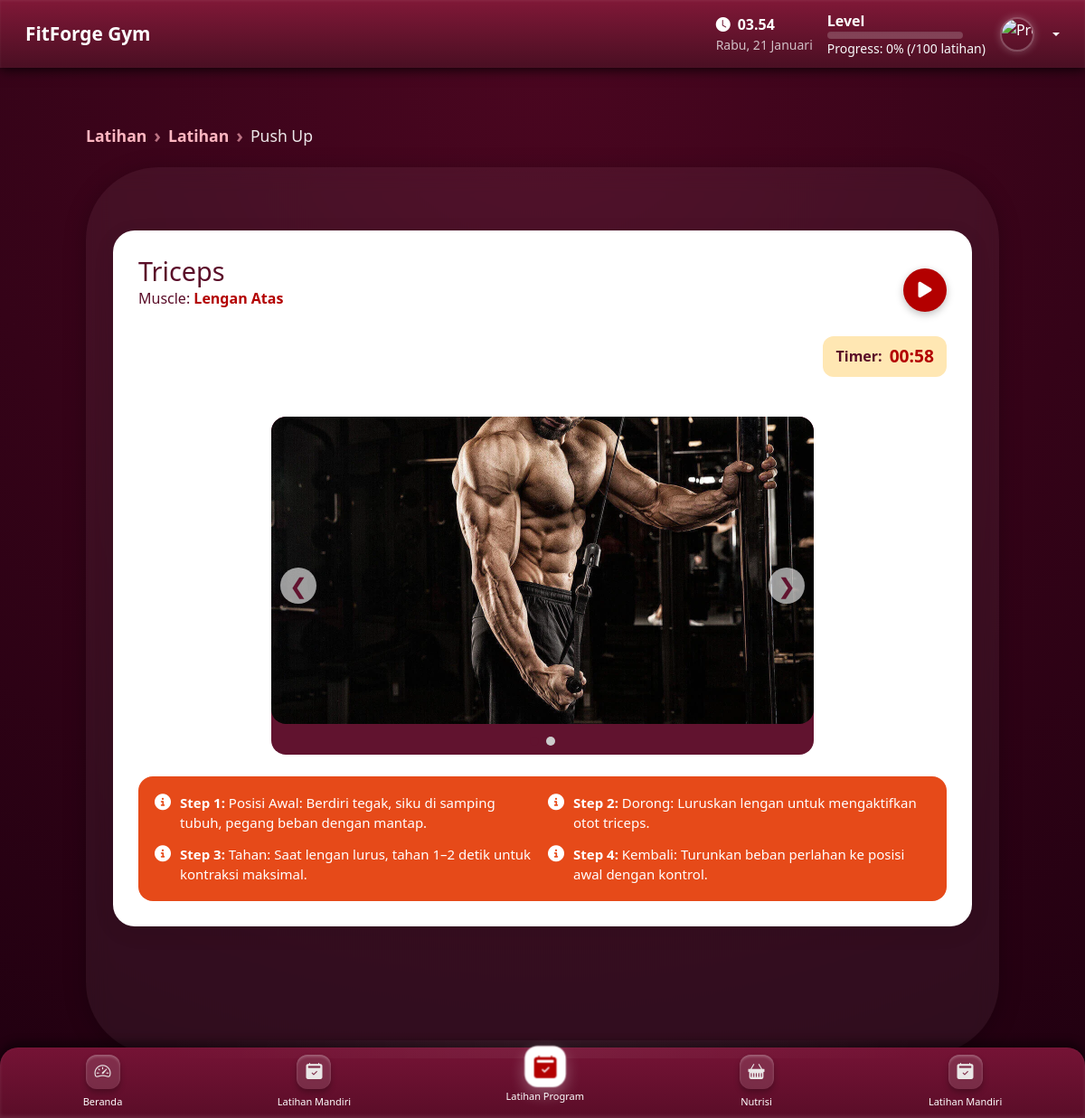
Page /dist/member/program_latihan/mulai_latihan.php?id_latihan=8 on the committed database.
### tables this page shows
CREATE TABLE `latihan` (
  `id_latihan` int(11) NOT NULL,
  `id_kategori` int(11) NOT NULL,
  `nama_latihan` varchar(100) NOT NULL,
  `gambar1` varchar(255) DEFAULT NULL,
  `gambar2` varchar(255) DEFAULT NULL,
  `gambar3` varchar(255) DEFAULT NULL,
  `gambar4` varchar(255) DEFAULT NULL,
  `video` varchar(255) DEFAULT NULL,
  `deskripsi` text DEFAULT NULL,
  `step` text DEFAULT NULL
);

CREATE TABLE `kategori_latihan` (
  `id_kategori` int(11) NOT NULL,
  `nama_kategori` varchar(100) NOT NULL,
  `deskripsi` text DEFAULT NULL,
  `gambar` varchar(255) DEFAULT NULL
);

### dist/member/program_latihan/mulai_latihan.php (the view, shortened to what this page needs)
<?php
include '../../../koneksi.php';
$id_latihan = intval($_GET['id_latihan'] ?? 0);
$id_program_member = intval($_GET['id_program'] ?? $_GET['program'] ?? 0);
$query = "SELECT l.*, k.nama_kategori, pl.rest_time AS durasi, pl.id_program
          FROM latihan l
          LEFT JOIN kategori_latihan k ON l.id_kategori = k.id_kategori
          LEFT JOIN program_latihan pl ON pl.id_latihan = l.id_latihan AND pl.id_program = " . $id_program_member . "
          WHERE l.id_latihan = $id_latihan
          LIMIT 1";
$result = mysqli_query($conn, $query);
$row = mysqli_fetch_assoc($result);
$images = [];
for($i=1; $i<=4; $i++){
    if(!empty($row['gambar'.$i])){
        $images[] = $row['gambar'.$i];
    }
}
$durasi = intval($row['durasi'] ?? 0);
$durasi_display = gmdate("i:s", max($durasi,0));
?>
<!doctype html>
<html lang="en">
  <head>
    <link href="https://cdn.jsdelivr.net/npm/simple-datatables@7.1.2/dist/style.min.css" rel="stylesheet" />
    <link href="https://cdn.jsdelivr.net/npm/fullcalendar@6.1.15/index.global.min.css" rel="stylesheet">
    <link
      rel="stylesheet"
      href="https://cdn.jsdelivr.net/npm/@fontsource/source-sans-3@5.0.12/index.css"
      media="print"
      onload="this.media='all'"
    />
    <link
      rel="stylesheet"
      href="https://cdn.jsdelivr.net/npm/overlayscrollbars@2.11.0/styles/overlayscrollbars.min.css"
    />
    <link
      rel="stylesheet"
      href="https://cdn.jsdelivr.net/npm/bootstrap-icons@1.13.1/font/bootstrap-icons.min.css"
    />
    <link rel="stylesheet" href="../../css/adminlte.css" />
    <link
      rel="stylesheet"
      href="https://cdn.jsdelivr.net/npm/apexcharts@3.37.1/dist/apexcharts.css"
    />
    <link
      rel="stylesheet"
      href="https://cdn.jsdelivr.net/npm/jsvectormap@1.5.3/dist/css/jsvectormap.min.css"
    />
    <link
  rel="stylesheet"
  href="https://cdnjs.cloudflare.com/ajax/libs/font-awesome/6.5.0/css/all.min.css"
/>
  </head>
  <body class="layout-fixed sidebar-expand-lg sidebar-open bg-body-tertiary">
    <div class="app-wrapper">
 <?php
if (!empty($user['foto_profile'])) {
  if (filter_var($user['foto_profile'], FILTER_VALIDATE_URL)) {
    $profilePhoto = $user['foto_profile'];
  } else {
    $profilePhoto = "../../uploads/" . htmlspecialchars($user['foto_profile']);
  }
} else {
  $profilePhoto = "https://cdn-icons-png.flaticon.com/512/1946/1946429.png";
}
?>
<nav class="app-header navbar navbar-expand-lg px-3"
  style="
    position: fixed;
    top: 0;
    left: 0;
    width: 100%;
    z-index: 1050;
    background: linear-gradient(180deg, #801837 0%, #4a0f23 100%);
    box-shadow:
      inset 0 1px 3px rgba(255,255,255,0.08),
      0 4px 12px rgba(0,0,0,0.5),
      0 0 10px rgba(0,0,0,0.4);
    backdrop-filter: blur(6px);
    border: none;
    height: 75px;
  ">
  <div class="container-fluid d-flex justify-content-between align-items-center py-2">
    <div class="d-flex align-items-center gap-2">
      <h4 class="m-0 fw-bold text-white" style="font-size: 1.3rem;">FitForge Gym</h4>
    </div>
    <div class="collapse navbar-collapse justify-content-end" id="navbarContent">
      <div class="d-flex flex-column flex-lg-row align-items-lg-center gap-3 text-white p-3 p-lg-0 rounded-3">
        <div class="d-flex flex-column align-items-center align-items-lg-start text-center text-lg-start">
          <div class="d-flex align-items-center gap-2">
            <i class="bi bi-clock-fill text-white"></i>
            <span id="clock" class="fw-semibold"></span>
          </div>
          <small id="date" class="text-light opacity-75"></small>
        </div>
        <?php
$userQuery = mysqli_query($conn, "
  SELECT nama, level, streak_hari
  FROM member
  WHERE id_member = '$id_member'
");
$user = mysqli_fetch_assoc($userQuery);
$levelUpThreshold = 100;
$streakPercent = min(100, round(($user['streak_hari'] / $levelUpThreshold) * 100, 0));
?>
<div class="d-flex flex-column align-items-center align-items-lg-start text-center text-lg-start">
  <span class="fw-bold m-0">
    Level <?= htmlspecialchars($user['level']); ?>
  </span>
  <div class="progress" style="width:150px; height:8px; background:rgba(255,255,255,0.2); border-radius:10px; overflow:hidden;">
  </div>
  <small class="text-light">
    <?= ($streakPercent < 100)
      ? "Progress: {$streakPercent}% ({$user['streak_hari']}/{$levelUpThreshold} latihan)"
      : "🎉 Level Up! Keep Going!"; ?>
  </small>
</div>
        <div class="dropdown">
          <a class="nav-link dropdown-toggle d-flex align-items-center gap-2 text-white p-0" data-bs-toggle="dropdown" href="#">
            <img src="<?= $profilePhoto; ?>"
     alt="Profile" width="38" height="38"
     class="rounded-circle"
     style="object-fit: cover; box-shadow: 0 0 10px rgba(255,255,255,0.25); border: 2px solid rgba(255,255,255,0.25);">
          </a>
        </div>
      </div>
    </div>
  </div>
</nav>
      <main class="app-main" style="padding-top:70px;">
<div class="breadcrumb">
  <a href="latihan.html" class="breadcrumb-link">Latihan</a>
  <span class="separator">›</span>
  <a href="latihan.html" class="breadcrumb-link">Latihan</a>
  <span class="separator">›</span>
  <span class="current">Push Up</span>
</div>
<div class="app-content">
  <div class="exercise-card">
    <div class="exercise-page">
      <div class="exercise-header">
        <div class="exercise-title">
          <h2><?= htmlspecialchars($row['nama_latihan']) ?></h2>
          <p class="muscle">
            Muscle: <span><?= htmlspecialchars($row['nama_kategori']) ?></span>
          </p>
        </div>
        <?php if (!empty($row['video'])): ?>
          <button class="video-btn">
            <i class="fas fa-play"></i>
          </button>
        <?php endif; ?>
      </div>
      <div class="timer-container">
        <div class="timer-label" id="labelT">Timer:</div>
        <div id="timerDisplay" class="timer"><?= $durasi_display ?></div>
      </div>
      <div class="exercise-carousel">
        <div class="slides">
          <?php foreach ($images as $idx => $img): ?>
            <div class="slide <?= $idx === 0 ? 'active' : '' ?>">
              <img src="../../uploads/latihan/<?= htmlspecialchars($img) ?>" alt="step<?= $idx + 1 ?>">
            </div>
          <?php endforeach; ?>
        </div>
        <button class="carousel-btn prev">&#10094;</button>
        <button class="carousel-btn next">&#10095;</button>
        <div class="carousel-dots"></div>
      </div>
      <div class="exercise-guide">
        <?php
          $steps = explode("\n", $row['step']);
          foreach ($steps as $i => $s):
        ?>
          <div class="guide-step">
            <i class="fas fa-info-circle"></i>
            <div><strong>Step <?= $i + 1 ?>:</strong> <?= htmlspecialchars($s) ?></div>
          </div>
        <?php endforeach; ?>
      </div>
    </div>
  </div>
  <br><br><br>
</div>
</main>
<nav class="bottom-nav">
  <div class="wave-shape">
  </div>
  <a href="index.php" class="nav-item">
    <div class="icon-wrap"><i class="bi bi-speedometer2"></i></div>
    <span class="nav-label">Beranda</span>
  </a>
  <a href="latihan_mandiri/index.php" class="nav-item">
    <div class="icon-wrap"><i class="bi bi-calendar2-check-fill"></i></div>
    <span class="nav-label">Latihan Mandiri</span>
  </a>
    <a href="program_latihan/index.php" class="nav-item active">
    <div class="icon-wrap"><i class="bi bi-calendar2-check-fill"></i></div>
    <span class="nav-label">Latihan Program</span>
  </a>
  <a href="nutrisi/index.php" class="nav-item">
    <div class="icon-wrap"><i class="bi bi-basket-fill"></i></div>
    <span class="nav-label">Nutrisi</span>
  </a>
   <a href="../statistik/index.php" class="nav-item">
    <div class="icon-wrap"><i class="bi bi-calendar2-check-fill"></i></div>
    <span class="nav-label">Latihan Mandiri</span>
  </a>
  </div>
<link
  rel="stylesheet"
  href="https://unpkg.com/leaflet@1.9.4/dist/leaflet.css"
/>
  </body>
</html>

### rows in the picture
latihan: nama_latihan "Triceps", id_kategori.nama_kategori "Lengan Atas", step "Posisi Awal: Berdiri tegak, siku di samping tubuh, pegang beban dengan mantap.", step "Dorong: Luruskan lengan untuk mengaktifkan otot triceps.", step "Tahan: Saat lengan lurus, tahan 1–2 detik untuk kontraksi maksimal.", step "Kembali: Turunkan beban perlahan ke posisi awal dengan kontrol."

### other values in the picture
$streakPercent "0"
$levelUpThreshold "100"
